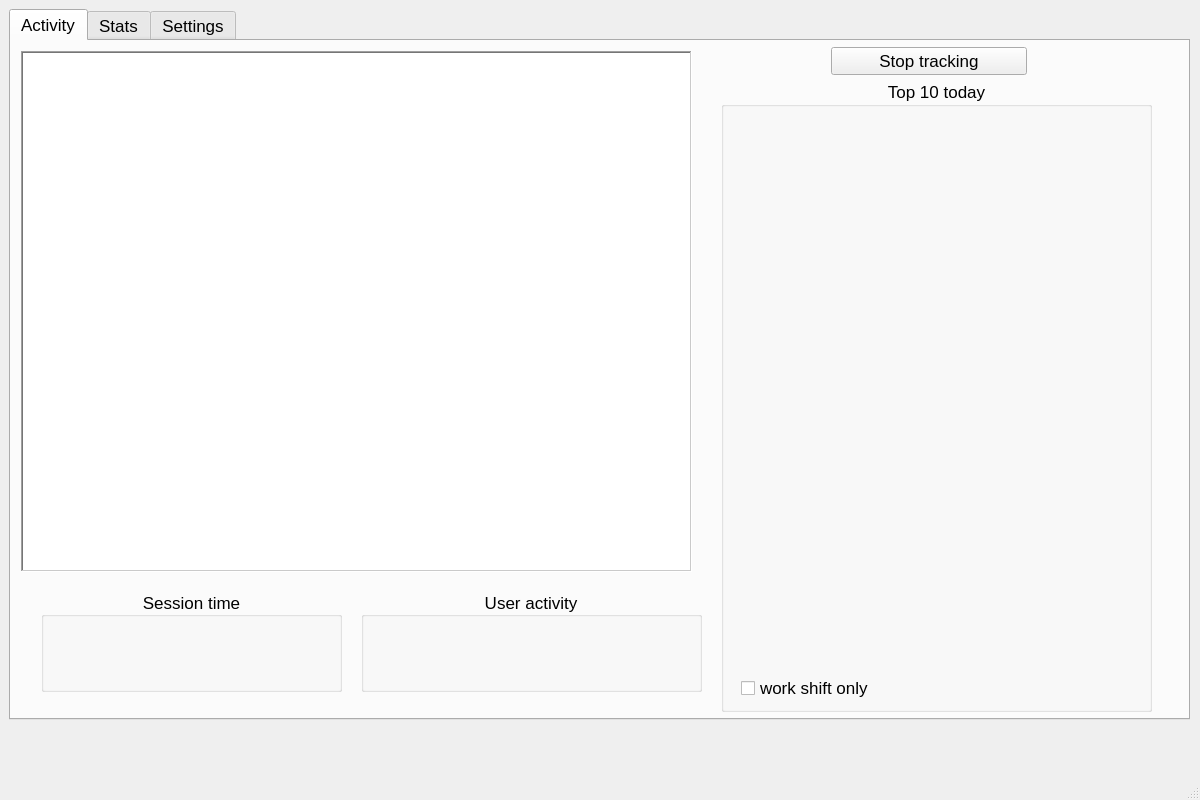
<?xml version="1.0" encoding="UTF-8"?>
<ui version="4.0">
 <class>TimeTracker</class>
 <widget class="QMainWindow" name="TimeTracker">
  <property name="geometry">
   <rect>
    <x>0</x>
    <y>0</y>
    <width>1200</width>
    <height>800</height>
   </rect>
  </property>
  <property name="maximumSize">
   <size>
    <width>1200</width>
    <height>800</height>
   </size>
  </property>
  <property name="baseSize">
   <size>
    <width>1200</width>
    <height>800</height>
   </size>
  </property>
  <property name="font">
   <font>
    <pointsize>13</pointsize>
   </font>
  </property>
  <property name="windowTitle">
   <string>TimeTracker</string>
  </property>
  <widget class="QWidget" name="centralwidget">
   <widget class="QWidget" name="verticalLayoutWidget">
    <property name="geometry">
     <rect>
      <x>9</x>
      <y>9</y>
      <width>1181</width>
      <height>711</height>
     </rect>
    </property>
    <layout class="QVBoxLayout" name="verticalLayout">
     <item>
      <widget class="QTabWidget" name="tabWidget">
       <property name="currentIndex">
        <number>0</number>
       </property>
       <widget class="QWidget" name="tab">
        <attribute name="title">
         <string>Activity</string>
        </attribute>
        <widget class="QTableView" name="appTableView">
         <property name="geometry">
          <rect>
           <x>10</x>
           <y>10</y>
           <width>671</width>
           <height>521</height>
          </rect>
         </property>
         <property name="locale">
          <locale language="English" country="UnitedStates"/>
         </property>
         <property name="frameShape">
          <enum>QFrame::WinPanel</enum>
         </property>
         <property name="sizeAdjustPolicy">
          <enum>QAbstractScrollArea::AdjustToContents</enum>
         </property>
         <property name="editTriggers">
          <set>QAbstractItemView::NoEditTriggers</set>
         </property>
         <property name="sortingEnabled">
          <bool>true</bool>
         </property>
         <attribute name="verticalHeaderVisible">
          <bool>false</bool>
         </attribute>
        </widget>
        <widget class="QGroupBox" name="groupBox">
         <property name="geometry">
          <rect>
           <x>710</x>
           <y>40</y>
           <width>431</width>
           <height>631</height>
          </rect>
         </property>
         <property name="title">
          <string>Top 10 today</string>
         </property>
         <property name="alignment">
          <set>Qt::AlignHCenter|Qt::AlignTop</set>
         </property>
         <property name="flat">
          <bool>true</bool>
         </property>
         <widget class="QWidget" name="verticalLayoutWidget_2">
          <property name="geometry">
           <rect>
            <x>10</x>
            <y>40</y>
            <width>411</width>
            <height>541</height>
           </rect>
          </property>
          <layout class="QVBoxLayout" name="statsLayout">
           <property name="spacing">
            <number>0</number>
           </property>
           <property name="sizeConstraint">
            <enum>QLayout::SetMinimumSize</enum>
           </property>
          </layout>
         </widget>
         <widget class="QCheckBox" name="showWorkTimeRangeOnly">
          <property name="geometry">
           <rect>
            <x>20</x>
            <y>590</y>
            <width>257</width>
            <height>34</height>
           </rect>
          </property>
          <property name="text">
           <string>work shift only</string>
          </property>
         </widget>
        </widget>
        <widget class="QWidget" name="layoutWidget">
         <property name="geometry">
          <rect>
           <x>820</x>
           <y>0</y>
           <width>196</width>
           <height>41</height>
          </rect>
         </property>
         <layout class="QHBoxLayout" name="horizontalLayout">
          <item>
           <widget class="QPushButton" name="stopTrackingButton">
            <property name="text">
             <string>Stop tracking</string>
            </property>
           </widget>
          </item>
         </layout>
        </widget>
        <widget class="QGroupBox" name="logonTimerBox">
         <property name="geometry">
          <rect>
           <x>30</x>
           <y>550</y>
           <width>301</width>
           <height>101</height>
          </rect>
         </property>
         <property name="title">
          <string>Session time</string>
         </property>
         <property name="alignment">
          <set>Qt::AlignCenter</set>
         </property>
         <widget class="QWidget" name="verticalLayoutWidget_3">
          <property name="geometry">
           <rect>
            <x>10</x>
            <y>30</y>
            <width>281</width>
            <height>61</height>
           </rect>
          </property>
          <layout class="QVBoxLayout" name="logonTimerLayout"/>
         </widget>
        </widget>
        <widget class="QGroupBox" name="activityTimerBox">
         <property name="geometry">
          <rect>
           <x>350</x>
           <y>550</y>
           <width>341</width>
           <height>101</height>
          </rect>
         </property>
         <property name="title">
          <string>User activity</string>
         </property>
         <property name="alignment">
          <set>Qt::AlignCenter</set>
         </property>
         <widget class="QWidget" name="verticalLayoutWidget_4">
          <property name="geometry">
           <rect>
            <x>9</x>
            <y>30</y>
            <width>321</width>
            <height>61</height>
           </rect>
          </property>
          <layout class="QVBoxLayout" name="activityTimerLayout"/>
         </widget>
        </widget>
       </widget>
       <widget class="QWidget" name="tab_2">
        <attribute name="title">
         <string>Stats</string>
        </attribute>
        <widget class="QTabWidget" name="tabWidget_2">
         <property name="geometry">
          <rect>
           <x>20</x>
           <y>50</y>
           <width>1131</width>
           <height>601</height>
          </rect>
         </property>
         <property name="currentIndex">
          <number>0</number>
         </property>
         <widget class="QWidget" name="tab_3">
          <attribute name="title">
           <string>Total</string>
          </attribute>
          <widget class="QCalendarWidget" name="calendarStats">
           <property name="geometry">
            <rect>
             <x>551</x>
             <y>250</y>
             <width>551</width>
             <height>278</height>
            </rect>
           </property>
           <property name="gridVisible">
            <bool>false</bool>
           </property>
          </widget>
          <widget class="QWidget" name="verticalLayoutWidget_5">
           <property name="geometry">
            <rect>
             <x>10</x>
             <y>10</y>
             <width>411</width>
             <height>541</height>
            </rect>
           </property>
           <layout class="QVBoxLayout" name="statsLayoutCalend">
            <property name="spacing">
             <number>0</number>
            </property>
            <property name="sizeConstraint">
             <enum>QLayout::SetMinimumSize</enum>
            </property>
           </layout>
          </widget>
          <widget class="QPushButton" name="resetStatsButton">
           <property name="geometry">
            <rect>
             <x>1000</x>
             <y>20</y>
             <width>93</width>
             <height>39</height>
            </rect>
           </property>
           <property name="text">
            <string>Reset all</string>
           </property>
          </widget>
          <widget class="QGroupBox" name="groupBox_5">
           <property name="enabled">
            <bool>false</bool>
           </property>
           <property name="geometry">
            <rect>
             <x>470</x>
             <y>20</y>
             <width>401</width>
             <height>211</height>
            </rect>
           </property>
           <property name="title">
            <string>Monthly</string>
           </property>
           <widget class="QWidget" name="verticalLayoutWidget_6">
            <property name="geometry">
             <rect>
              <x>10</x>
              <y>30</y>
              <width>381</width>
              <height>171</height>
             </rect>
            </property>
            <layout class="QVBoxLayout" name="appWeekChartLayout"/>
           </widget>
          </widget>
         </widget>
        </widget>
       </widget>
       <widget class="QWidget" name="tab_5">
        <attribute name="title">
         <string>Settings</string>
        </attribute>
        <widget class="QGroupBox" name="groupBox_2">
         <property name="geometry">
          <rect>
           <x>10</x>
           <y>30</y>
           <width>491</width>
           <height>141</height>
          </rect>
         </property>
         <property name="title">
          <string>Work shift</string>
         </property>
         <property name="alignment">
          <set>Qt::AlignBottom|Qt::AlignRight|Qt::AlignTrailing</set>
         </property>
         <widget class="QWidget" name="layoutWidget3">
          <property name="geometry">
           <rect>
            <x>10</x>
            <y>40</y>
            <width>211</width>
            <height>37</height>
           </rect>
          </property>
          <layout class="QHBoxLayout" name="horizontalLayout_2">
           <item>
            <widget class="QTimeEdit" name="timeShiftStart">
             <property name="time">
              <time>
               <hour>10</hour>
               <minute>0</minute>
               <second>0</second>
              </time>
             </property>
            </widget>
           </item>
           <item>
            <widget class="QTimeEdit" name="timeShiftEnd">
             <property name="time">
              <time>
               <hour>19</hour>
               <minute>0</minute>
               <second>0</second>
              </time>
             </property>
            </widget>
           </item>
          </layout>
         </widget>
        </widget>
       </widget>
      </widget>
     </item>
    </layout>
   </widget>
  </widget>
  <widget class="QMenuBar" name="menubar">
   <property name="geometry">
    <rect>
     <x>0</x>
     <y>0</y>
     <width>1200</width>
     <height>36</height>
    </rect>
   </property>
  </widget>
  <widget class="QStatusBar" name="statusbar"/>
 </widget>
 <resources/>
 <connections/>
</ui>
